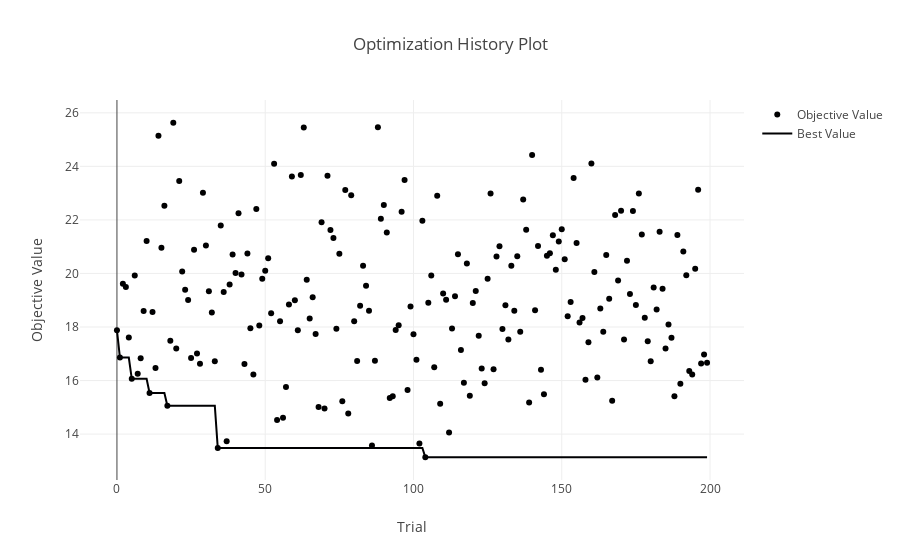

Source (notebook cell):
### Code cell
### Check optimization history plot
vis.plot_optimization_history(study)

### Figure 1 — Plotly figure (JSON) as saved in the notebook; plotly's stock layout.template omitted (floating-point values rounded to 4 significant figures; data arrays with more than 128 entries replaced by an {"elided": "..."} marker saying what was removed)
{"data": [{"mode": "markers", "name": "Objective Value", "type": "scatter", "x": {"elided": "200 int values"}, "y": {"elided": "200 float values"}}, {"mode": "lines", "name": "Best Value", "type": "scatter", "x": {"elided": "200 int values"}, "y": {"elided": "200 float values"}}, {"marker": {"color": "#cccccc"}, "mode": "markers", "name": "Infeasible Trial", "showlegend": false, "type": "scatter", "x": [], "y": []}], "layout": {"title": {"text": "Optimization History Plot"}, "xaxis": {"title": {"text": "Trial"}}, "yaxis": {"title": {"text": "Objective Value"}}}}
